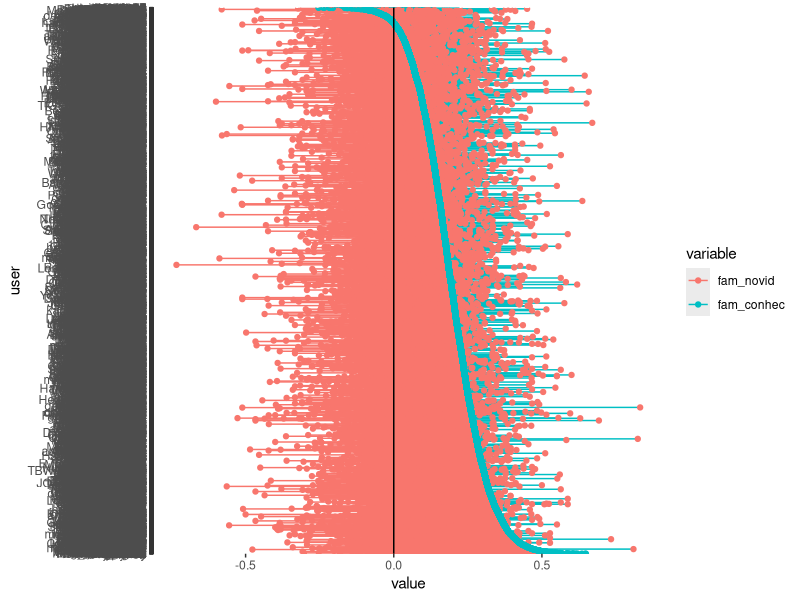
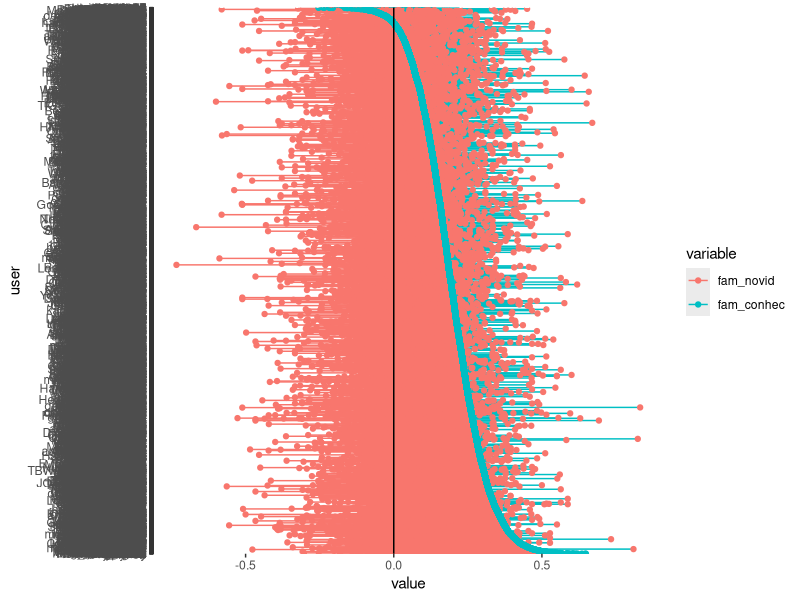

Here is the R script that generated these plots, in order:
library(ggplot2)
library(reshape)


criaGrafico <- function(dados_filtrados,file,salva){
  dados_filtrados$user <- factor(dados_filtrados$user, levels=unique(dados_filtrados$user))
  dados_filtrados = melt(dados_filtrados)
  
  p = ggplot(data=dados_filtrados, aes(x=value, y=user,group = user, color = variable )) + 
    geom_line() + geom_point() + geom_vline(xintercept = 0)
  p
  
  if(salva){
    pdf(file,width = 15, height = 13)
    
    print(p)
    
    dev.off()
  }

  
}



dados = read.csv("dados.csv",head=TRUE,sep=",")
dados$X = NULL

dados = dados[with(dados, order(pop_novid) ) ,]
dados_filtrados = dados[,c("user","pop_novid","pop_conhec")]
criaGrafico(dados_filtrados,"pop3.pdf",FALSE)


dados = dados[with(dados, order(-fam_conhec) ) ,]
dados_filtrados = dados[,c("user","fam_novid","fam_conhec")]
p = criaGrafico(dados_filtrados,"fam_-c.pdf",TRUE)



dados_filtrados$user <- factor(dados_filtrados$user, levels=unique(dados_filtrados$user))
dados_filtrados = melt(dados_filtrados)

p = ggplot(data=dados_filtrados, aes(x=value, y=user,group = user, color = variable )) + 
  geom_line() + geom_point() + geom_vline(xintercept = 0)
p
